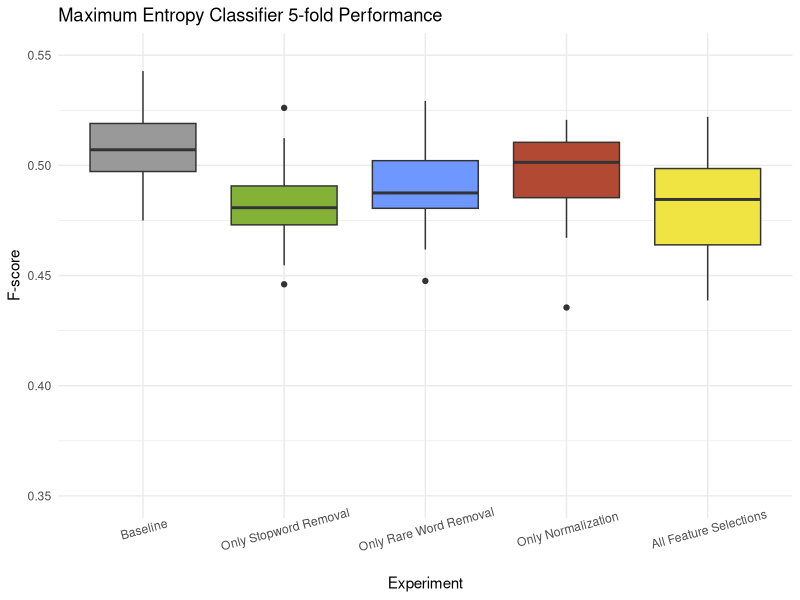
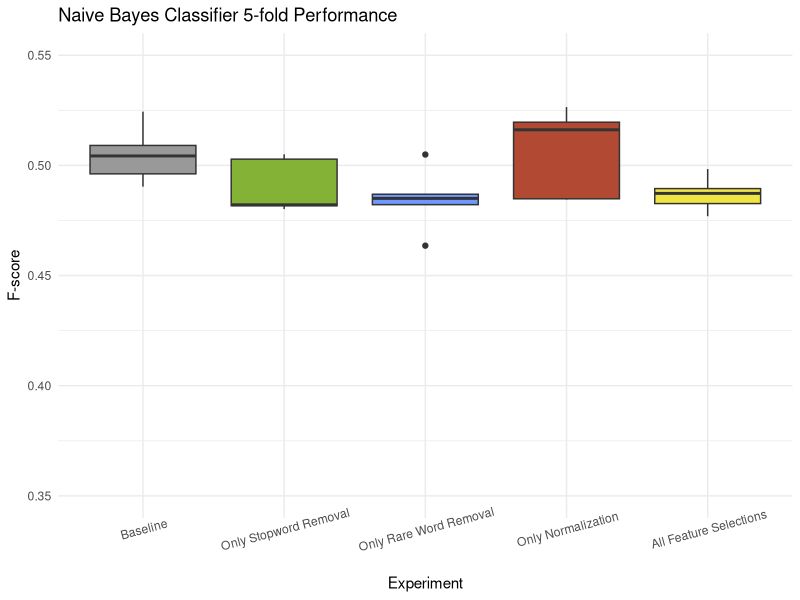
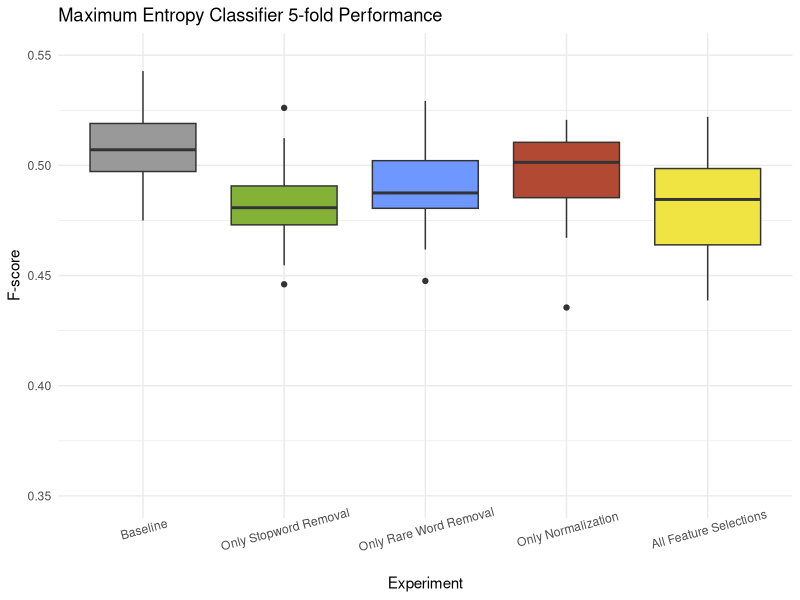
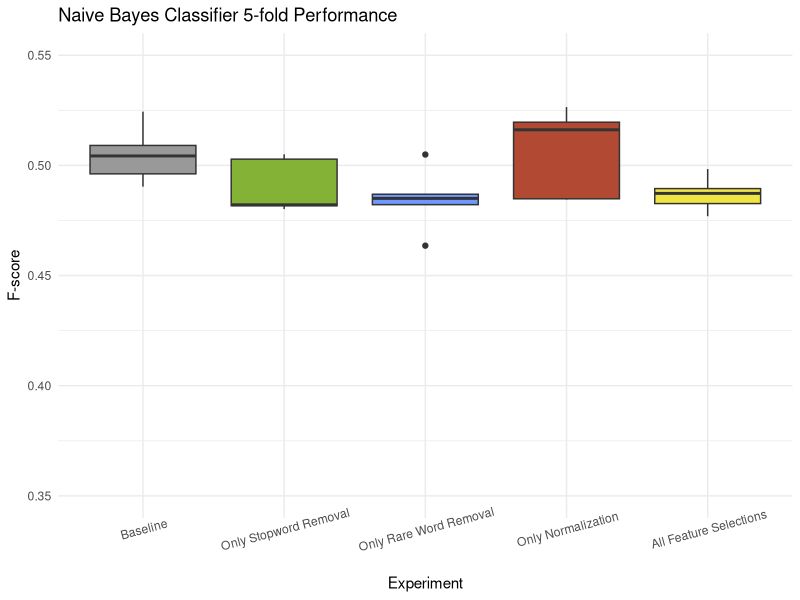

Generate these figures, in order, with R:

library(ggplot2)

xlab <- "Experiment"
ylab <- "F-score"
groups <- c("Baseline", "Only Stopword Removal", "Only Rare Word Removal", "Only Normalization", "All Feature Selections")
palette <- c("#999999", "#84B237", "#6E98FF", "#B24932", "#F0E442")


## Maxent boxplot
data <- read.csv("maxent_boxplot.csv", header=TRUE)

chart_title <- "Maximum Entropy Classifier 5-fold Performance"

p <- ggplot(data, aes(x=factor(Label), y=F, fill=factor(Label))) + geom_boxplot()
p = p + scale_x_discrete(xlab, labels=groups)
p = p + scale_y_continuous(ylab, limits=c(0.35, 0.55))
p = p + ggtitle(chart_title)
p = p + scale_fill_manual(values=palette, guide=FALSE)
p = p + theme_minimal()
p = p + theme(axis.text.x = element_text(angle=15))

p # Draw that sucker
ggsave("maxent_boxplot.png")


## Naive Bayes boxplot
data <- read.csv("bayes_boxplot.csv", header=TRUE)

chart_title <- "Naive Bayes Classifier 5-fold Performance"

p <- ggplot(data, aes(x=factor(Label), y=F, fill=factor(Label))) + geom_boxplot()
p = p + scale_x_discrete(xlab, labels=groups)
p = p + scale_y_continuous(ylab, limits=c(0.35, 0.55))
p = p + ggtitle(chart_title)
p = p + scale_fill_manual(values=palette, guide=FALSE)
p = p + theme_minimal()
p = p + theme(axis.text.x = element_text(angle=15))

p # Draw that sucker
ggsave("bayes_boxplot.png")

